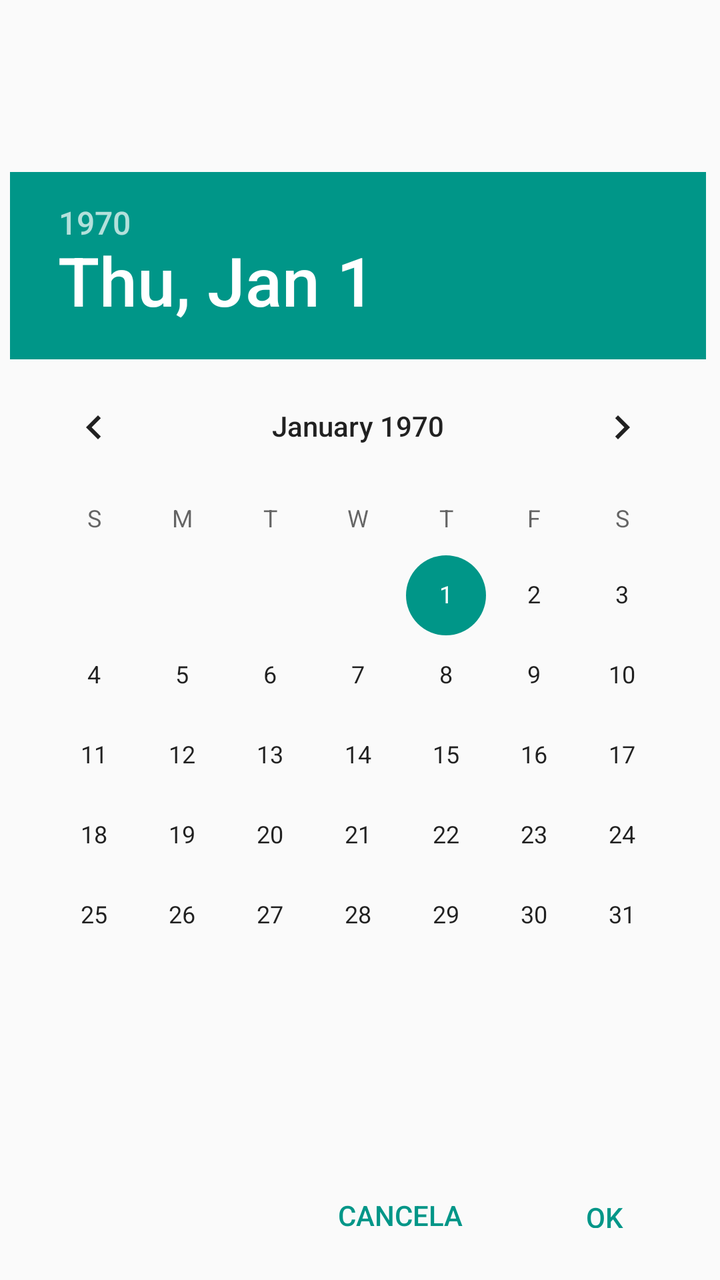
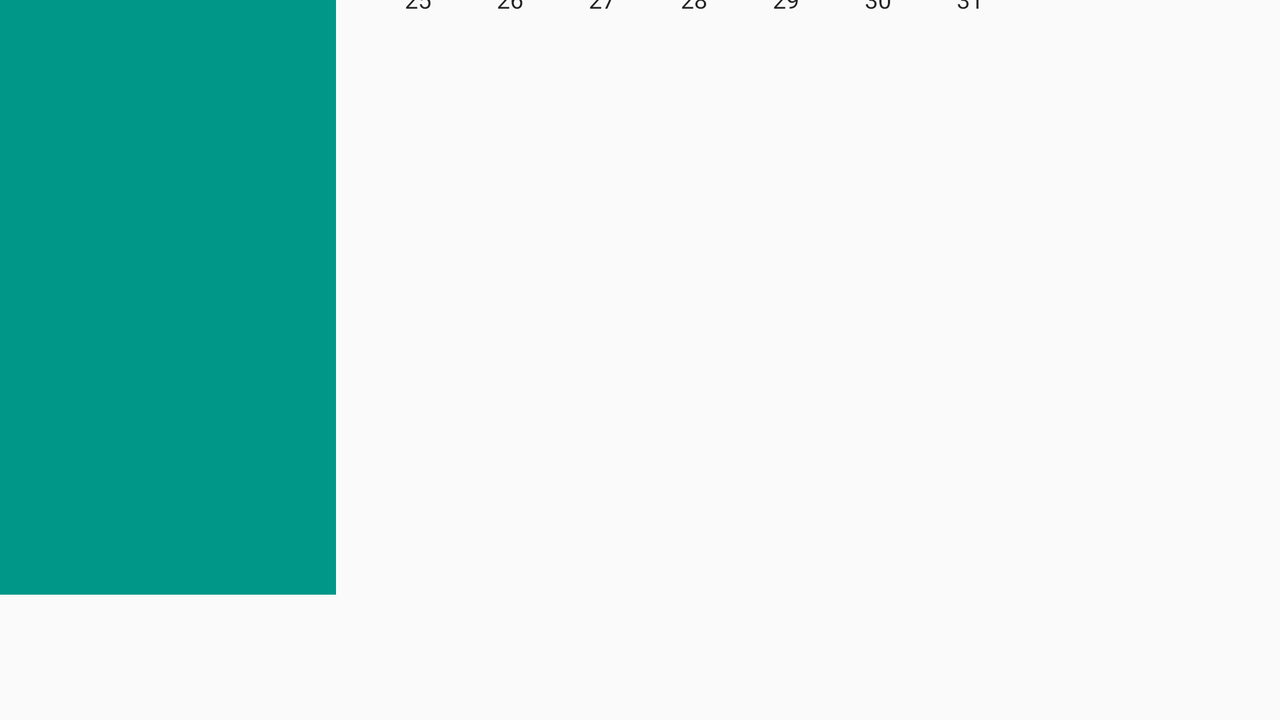

First picture: res/layout/ on a phone held upright. Second picture: the repository's own variant of that layout, on a device whose configuration matches the variant's folder. Source for both follows.
<!-- AndroidManifest.xml: application theme AppTheme -->
<!-- res/layout/content_agendar_visita.xml -->
<?xml version="1.0" encoding="utf-8"?>
<android.support.constraint.ConstraintLayout xmlns:android="http://schemas.android.com/apk/res/android"
    xmlns:app="http://schemas.android.com/apk/res-auto"
    xmlns:tools="http://schemas.android.com/tools"
    android:layout_width="match_parent"
    android:layout_height="match_parent"
    app:layout_behavior="@string/appbar_scrolling_view_behavior"
    tools:context="br.edu.ufcg.empsoft.activities.AgendarVisita"
    tools:showIn="@layout/app_bar_agendar_visita"
    tools:layout_editor_absoluteY="81dp"
    tools:layout_editor_absoluteX="0dp">

    <DatePicker
        android:id="@+id/datePicker"
        android:layout_width="440dp"
        android:layout_height="449dp"
        android:layout_marginLeft="100dp"
        android:layout_marginTop="10dp"
        android:headerBackground="@color/teal_500"
        app:layout_constraintBottom_toBottomOf="parent"
        app:layout_constraintHorizontal_bias="0.529"
        app:layout_constraintLeft_toLeftOf="parent"
        app:layout_constraintRight_toRightOf="parent"
        app:layout_constraintTop_toTopOf="parent"
        app:layout_constraintVertical_bias="0.419" />

    <Button
        android:id="@+id/visitaOK"
        style="@style/Widget.AppCompat.Button.Borderless.Colored"
        android:layout_width="83dp"
        android:layout_height="35dp"
        android:layout_marginBottom="16dp"
        android:layout_marginRight="16dp"
        android:text="OK"
        app:layout_constraintBottom_toBottomOf="parent"
        app:layout_constraintRight_toRightOf="parent" />

    <Button
        android:id="@+id/visitaCancelar"
        style="@style/Widget.AppCompat.Button.Borderless.Colored"
        android:layout_width="88dp"
        android:layout_height="36dp"
        android:layout_marginBottom="16dp"
        android:text="CANCELAR"
        app:layout_constraintBottom_toBottomOf="parent"
        app:layout_constraintHorizontal_bias="0.573"
        app:layout_constraintLeft_toLeftOf="parent"
        app:layout_constraintRight_toRightOf="parent" />

</android.support.constraint.ConstraintLayout>
<!-- res/layout/app_bar_agendar_visita.xml (included above) -->
<?xml version="1.0" encoding="utf-8"?>
<android.support.design.widget.CoordinatorLayout xmlns:android="http://schemas.android.com/apk/res/android"
    xmlns:app="http://schemas.android.com/apk/res-auto"
    xmlns:tools="http://schemas.android.com/tools"
    android:layout_width="match_parent"
    android:layout_height="match_parent"
    tools:context="br.edu.ufcg.empsoft.activities.AgendarVisita">

    <android.support.design.widget.AppBarLayout
        android:layout_width="match_parent"
        android:layout_height="wrap_content"
        android:theme="@style/AppTheme.AppBarOverlay">

        <android.support.v7.widget.Toolbar
            android:id="@+id/toolbar"
            android:layout_width="match_parent"
            android:layout_height="?attr/actionBarSize"
            android:background="?attr/colorPrimary"
            app:popupTheme="@style/AppTheme.PopupOverlay" />

    </android.support.design.widget.AppBarLayout>

    <include layout="@layout/content_agendar_visita"
        android:layout_height="568dp"
        android:layout_width="match_parent" />

</android.support.design.widget.CoordinatorLayout>
<!-- resources referenced by this layout -->
<resources>
  <color name="teal_500">#009688</color>
  <style name="AppTheme.AppBarOverlay" parent="ThemeOverlay.AppCompat.Dark.ActionBar" />
  <style name="AppTheme.PopupOverlay" parent="ThemeOverlay.AppCompat.Light" />
  <style name="AppTheme" parent="Theme.AppCompat.Light.DarkActionBar">
          
          <item name="colorPrimary">@color/colorPrimary2</item>
          <item name="colorPrimaryDark">@color/colorPrimaryDark2</item>
          <item name="colorAccent">@color/teal_500</item>
      </style>
  <color name="colorPrimary2">#a6a6a6</color>
  <color name="colorPrimaryDark2">#9e9e9e</color>
</resources>
<!-- res/layout-land/content_agendar_visita.xml (the repository's variant of the layout above) -->
<!-- drawn on the phone turned sideways -->
<?xml version="1.0" encoding="utf-8"?>
<android.support.constraint.ConstraintLayout xmlns:android="http://schemas.android.com/apk/res/android"
    xmlns:app="http://schemas.android.com/apk/res-auto"
    xmlns:tools="http://schemas.android.com/tools"
    android:layout_width="match_parent"
    android:layout_height="match_parent"
    app:layout_behavior="@string/appbar_scrolling_view_behavior"
    tools:context="br.edu.ufcg.empsoft.activities.AgendarVisita"
    tools:showIn="@layout/app_bar_agendar_visita"
    tools:layout_editor_absoluteY="81dp"
    tools:layout_editor_absoluteX="0dp">

    <DatePicker
        android:id="@+id/datePicker"
        android:layout_width="0dp"
        android:layout_height="495dp"
        android:layout_marginBottom="63dp"
        app:layout_constraintBottom_toBottomOf="parent"
        app:layout_constraintHorizontal_bias="1.0"
        app:layout_constraintLeft_toLeftOf="parent"
        app:layout_constraintRight_toRightOf="parent" />
</android.support.constraint.ConstraintLayout>
<!-- res/layout/content_agendar_visita.xml (included above) -->
<?xml version="1.0" encoding="utf-8"?>
<android.support.constraint.ConstraintLayout xmlns:android="http://schemas.android.com/apk/res/android"
    xmlns:app="http://schemas.android.com/apk/res-auto"
    xmlns:tools="http://schemas.android.com/tools"
    android:layout_width="match_parent"
    android:layout_height="match_parent"
    app:layout_behavior="@string/appbar_scrolling_view_behavior"
    tools:context="br.edu.ufcg.empsoft.activities.AgendarVisita"
    tools:showIn="@layout/app_bar_agendar_visita"
    tools:layout_editor_absoluteY="81dp"
    tools:layout_editor_absoluteX="0dp">

    <DatePicker
        android:id="@+id/datePicker"
        android:layout_width="440dp"
        android:layout_height="449dp"
        android:layout_marginLeft="100dp"
        android:layout_marginTop="10dp"
        android:headerBackground="@color/teal_500"
        app:layout_constraintBottom_toBottomOf="parent"
        app:layout_constraintHorizontal_bias="0.529"
        app:layout_constraintLeft_toLeftOf="parent"
        app:layout_constraintRight_toRightOf="parent"
        app:layout_constraintTop_toTopOf="parent"
        app:layout_constraintVertical_bias="0.419" />

    <Button
        android:id="@+id/visitaOK"
        style="@style/Widget.AppCompat.Button.Borderless.Colored"
        android:layout_width="83dp"
        android:layout_height="35dp"
        android:layout_marginBottom="16dp"
        android:layout_marginRight="16dp"
        android:text="OK"
        app:layout_constraintBottom_toBottomOf="parent"
        app:layout_constraintRight_toRightOf="parent" />

    <Button
        android:id="@+id/visitaCancelar"
        style="@style/Widget.AppCompat.Button.Borderless.Colored"
        android:layout_width="88dp"
        android:layout_height="36dp"
        android:layout_marginBottom="16dp"
        android:text="CANCELAR"
        app:layout_constraintBottom_toBottomOf="parent"
        app:layout_constraintHorizontal_bias="0.573"
        app:layout_constraintLeft_toLeftOf="parent"
        app:layout_constraintRight_toRightOf="parent" />

</android.support.constraint.ConstraintLayout>
